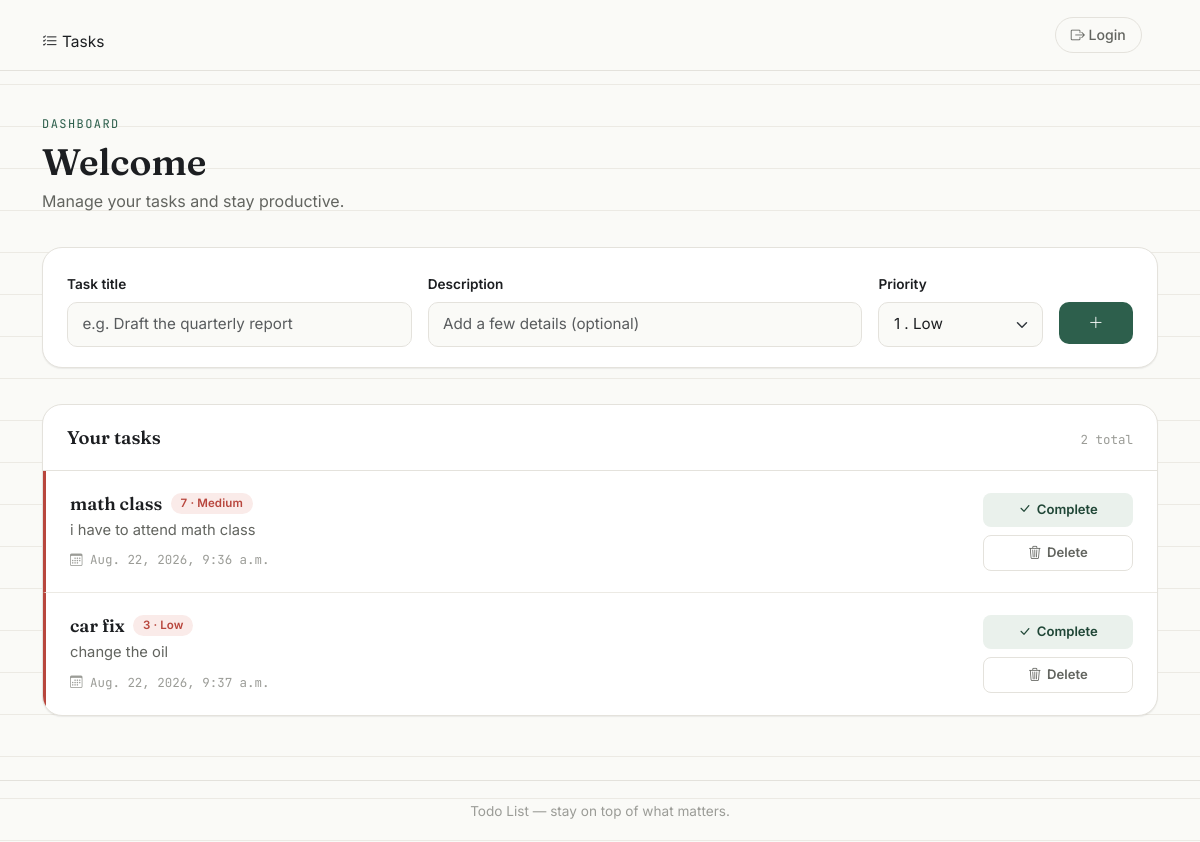
/todo/, run on the app's committed database.
### list/models.py (models this page shows, shortened)
class Task(models.Model):
    title = models.CharField(max_length=255)
    description = models.TextField(blank=True)
    priority = models.IntegerField(choices=[(1,'Low'),(2,'Low'),(3,'Low'),(4,'Medium'),(5,'Medium'),(6,'Medium'),(7,'Medium'),(8,'High'),(9,'High'),(10,'High')])
    is_completed = models.BooleanField(default=False )
    created_at = models.DateTimeField(auto_now_add=True)

### list/views.py (the view)
# urls.py: path('',TaskListView.as_view(),name='index'),
class TaskListView(ListView):
    model = Task
    template_name = 'index.html'
    context_object_name = 'tasks'
    def get_context_data(self, **kwargs):
        context = super().get_context_data(**kwargs)
        context['task_priorities'] = Task._meta.get_field(
            'priority'
        ).choices
        return context
    def get_queryset(self):
        return Task.objects.all().order_by('-priority')

### templates/index.html (shortened to what this page needs)
{% load static %}
<!DOCTYPE html>
<html lang="en">
<head>
    <link href="https://cdn.jsdelivr.net/npm/bootstrap@5.3.3/dist/css/bootstrap.min.css" rel="stylesheet">
    <link rel="stylesheet" href="https://cdn.jsdelivr.net/npm/bootstrap-icons@1.11.3/font/bootstrap-icons.css">
    <link rel="stylesheet" href="{% static 'css/style.css' %}">
</head>
<body>
<nav class="navbar navbar-expand-lg app-navbar sticky-top">
    <div class="container">
        <div class="collapse navbar-collapse" id="appNavbar">
            <ul class="navbar-nav me-auto mb-2 mb-lg-0">
                <li class="nav-item">
                    <a class="nav-link" href="{% url 'list:index' %}"></a>
                        <i class="bi bi-list-check"></i> Tasks
                </li>
            </ul>
            <ul class="navbar-nav align-items-lg-center">
                {% if user.is_authenticated %}
                <li class="nav-item me-lg-3">
                    <span class="nav-user">
                        <i class="bi bi-person-circle"></i> {{ user.username }}
                    </span>
                </li>
                {% else %}
                <li class="nav-item me-lg-3">
                    <a href="{% url 'accounts:login' %}" class="btn btn-logout">
                        <i class="bi bi-box-arrow-right"></i> Login
                    </a>
                </li>
                {% endif %}
            </ul>
        </div>
    </div>
</nav>
<main class="app-main">
    <div class="container">
        <header class="dash-header">
            <p class="dash-eyebrow">Dashboard</p>
            <h1 class="dash-title">Welcome {{ user.username }}</h1>
            <p class="dash-subtitle">Manage your tasks and stay productive.</p>
        </header>
        <section class="create-panel">
            <form class="create-form" method="post" action="{% url 'list:create' %}">
                <div class="row g-3 align-items-start">
                    <div class="col-12 col-md-4">
                        <label for="task-title" class="form-label">Task title</label>
                        <input type="text" class="form-control" id="task-title" name="title"
                               placeholder="e.g. Draft the quarterly report">
                    </div>
                    <div class="col-12 col-md-5">
                        <label for="task-description" class="form-label">Description</label>
                        <input type="text" class="form-control" id="task-description" name="description"
                               placeholder="Add a few details (optional)">
                    </div>
                    <div class="col-8 col-md-2">
                        <label for="task-priority" class="form-label">Priority</label>
                        <select name="priority" id="task-priority" class="form-select">
                            {% for value, label in task_priorities %}
                                <option value="{{ value }}">
                                    {{ value }} . {{ label }}
                                </option>
                            {% endfor %}
                        </select>
                    </div>
                    <div class="col-4 col-md-1 d-flex">
                        <button type="submit" class="btn btn-primary-pine create-submit w-100" aria-label="Add task">
                            <i class="bi bi-plus-lg"></i>
                        </button>
                    </div>
                </div>
            </form>
        </section>
        <section class="task-ledger">
            <div class="ledger-head">
                <span class="ledger-head-label">Your tasks</span>
                <span class="ledger-head-count">{{ tasks.count }} total</span>
            </div>
            {% for task in tasks %}
            <article class="task-row priority-stripe-high">
                <div class="task-body">
                    <div class="task-heading">
                        <h2 class="task-title {% if task.is_completed %}completed{% endif %}">{{ task.title }}</h2>
                        <span class="badge priority-badge priority-badge-high">{{ task.priority }} &middot; {{ task.get_priority_display }}</span>
                    </div>
                    <p class="task-description">{{ task.description }}</p>
                    <div class="task-meta"><span><i class="bi bi-calendar3"></i> {{ task.created_at }}</span></div>
                </div>
                <div class="task-actions">
                    <form method="post" action="{% url 'list:update' task.pk %}">
        <button type="submit" class="btn btn-toggle">
            <i class="bi bi-check-lg"></i>
            {% if task.is_completed %}
                Undo
            {% else %}
                Complete
            {% endif %}
        </button>
    </form>
                  <form method="post" action="{% url 'list:delete' task.pk %}">
    <button type="submit" class="btn btn-delete">
        <i class="bi bi-trash3"></i>
        Delete
    </button>
</form>
                </div>
            </article>
            {% empty %}
            <div class="empty-state">
                <div class="empty-state-icon"><i class="bi bi-clipboard-check"></i></div>
                <h3 class="empty-state-title">No tasks yet.</h3>
                <p class="empty-state-text">Create your first task above.</p>
            </div>
            {% endfor %}
        </section>
    </div>
</main>
<footer class="app-footer">
    <div class="container">
        <span>Todo List &mdash; stay on top of what matters.</span>
    </div>
</footer>
</body>
</html>

### data on the page
Task: title "math class", priority "7", priority "Medium", description "i have to attend math class", created_at "Aug. 22, 2026, 9:36 a.m.", is_completed "Complete"
Task: title "car fix", priority "3", priority "Low", description "change the oil", created_at "Aug. 22, 2026, 9:37 a.m.", is_completed "Complete"

### other printed values
{{ tasks.count }} "2"
form field priority "1 . Low"
